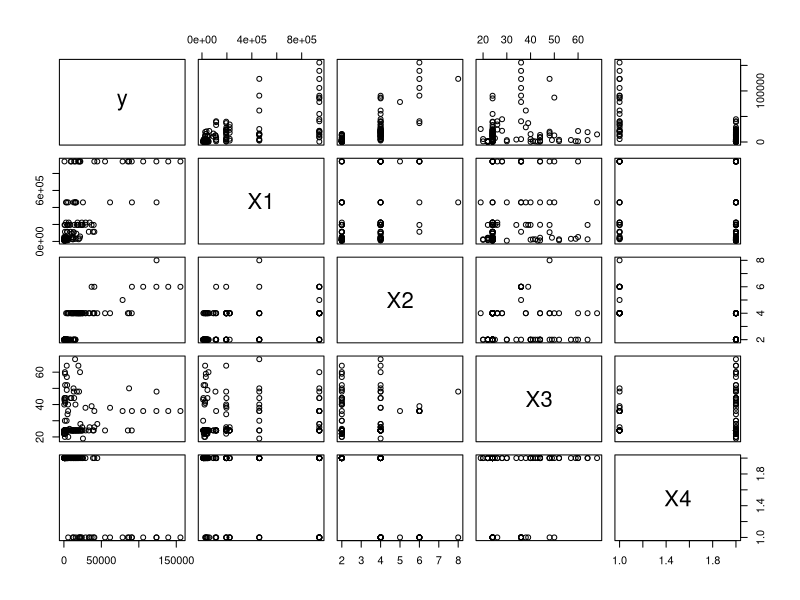
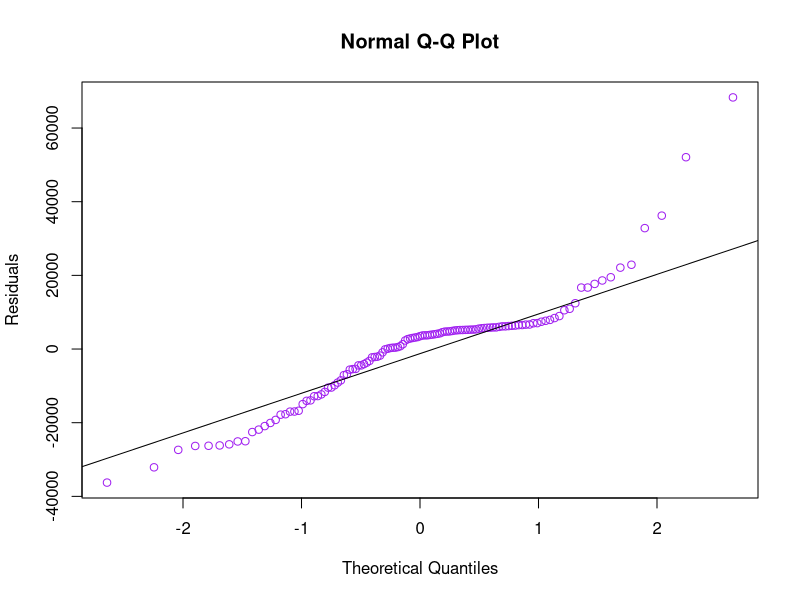
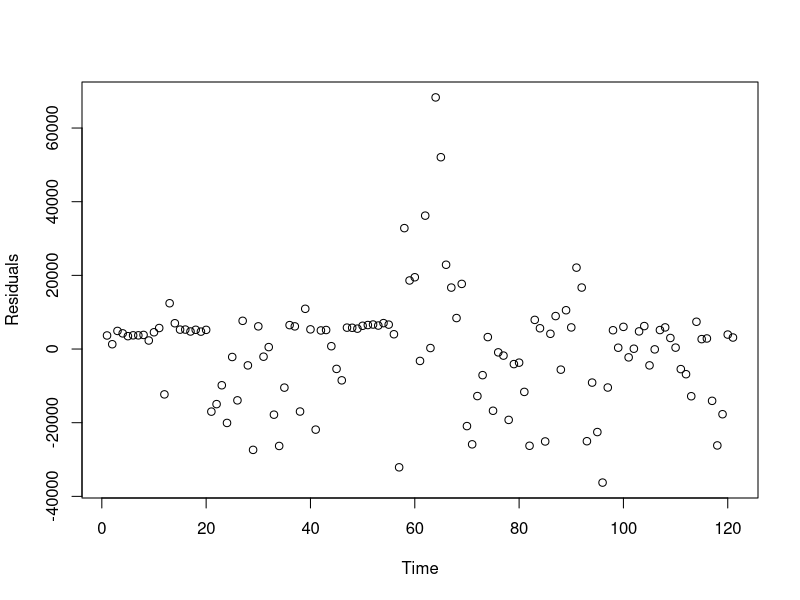
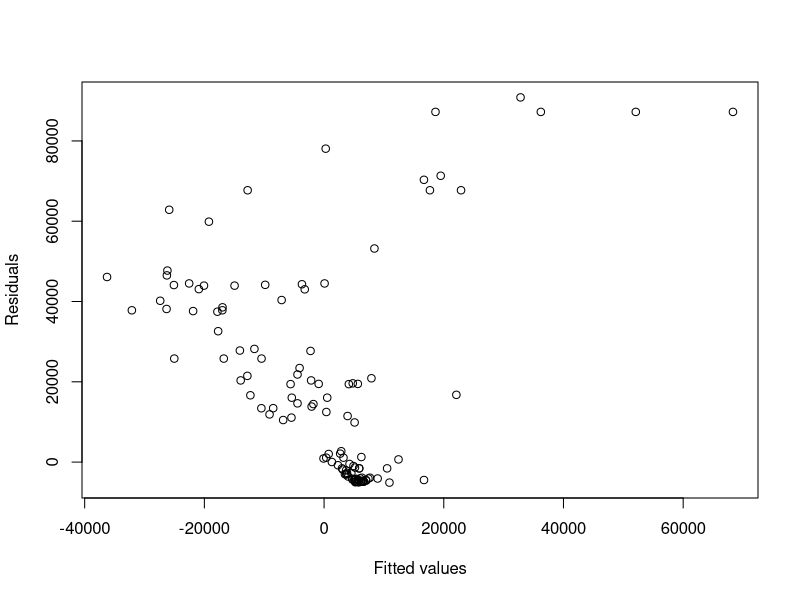
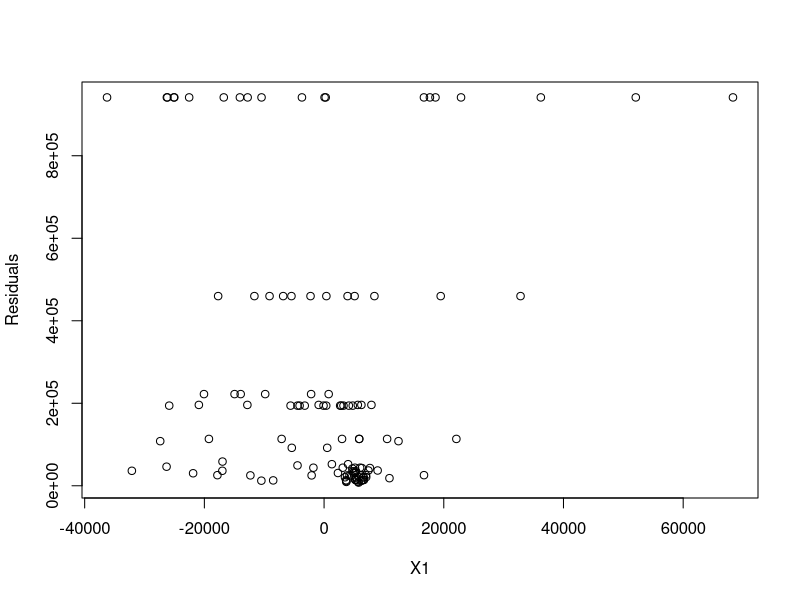
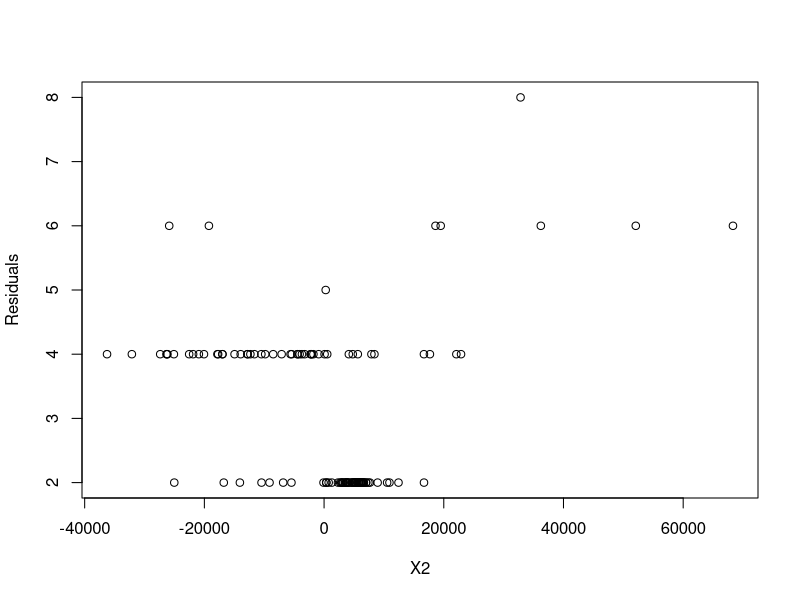
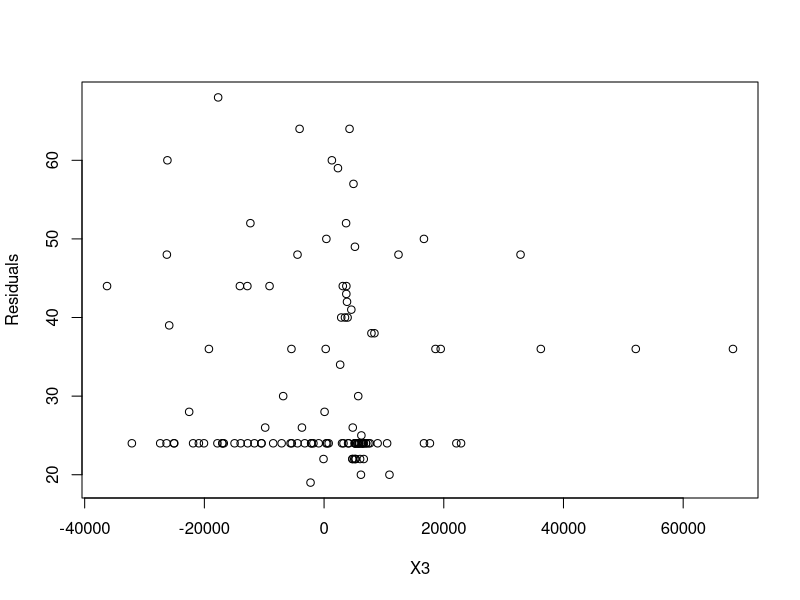

Generate these figures, in order, with R:
#1. load data
trafficdata_raw = read.table("aadt.txt", header = FALSE) #must place the csv file same level as this working file
View(trafficdata_raw)
dim(trafficdata_raw) #121   8

#2. Graphic display of the observed data
trafficdata = data.frame(
  y = trafficdata_raw$V1,
  X1 = trafficdata_raw$V2,
  X2 = trafficdata_raw$V3,
  X3 = trafficdata_raw$V4,
  X4 = trafficdata_raw$V5
)
#scatter plot matrix
plot(trafficdata)

#3. Modeling multiple linear regression with R
mlr = lm(y~X1+X2+X3+X4, data = trafficdata)
summary(mlr)


#4. Adequacy checking (From the viewpoint of the fitted model)

#4.1 Statistical tests for model adequacy

#extract summary statistics
mlr_summary <- summary(mlr)
cat("F-statistic and R-squared:\n")
cat("F-statistic:", mlr_summary$fstatistic[1], "on", 
    mlr_summary$fstatistic[2], "and", mlr_summary$fstatistic[3], "DF\n")
cat("p-value:", pf(mlr_summary$fstatistic[1], 
                   mlr_summary$fstatistic[2], 
                   mlr_summary$fstatistic[3], 
                   lower.tail = FALSE), "\n")
cat("Multiple R-squared:", mlr_summary$r.squared, "\n")
cat("Adjusted R-squared:", mlr_summary$adj.r.squared, "\n\n")

# t-tests for individual coefficients
cat("t-tests for individual coefficients:\n")
coefficients_table <- mlr_summary$coefficients
print(coefficients_table)

#interpretation of t-tests
cat("\nInterpretation of t-tests:\n")
for(i in 1:nrow(coefficients_table)) {
  predictor_name <- rownames(coefficients_table)[i]
  t_value <- coefficients_table[i, "t value"]
  p_value <- coefficients_table[i, "Pr(>|t|)"]
  
  significance <- ifelse(p_value < 0.001, "***",
                        ifelse(p_value < 0.01, "**",
                              ifelse(p_value < 0.05, "*",
                                    ifelse(p_value < 0.1, ".", " "))))
  
  cat(sprintf("H0: β_%s = 0: t = %.3f, p-value = %.4f %s\n", 
              ifelse(i==1, "0 (Intercept)", 
                     ifelse(predictor_name=="X1", "1", 
                            ifelse(predictor_name=="X2", "2", 
                                   ifelse(predictor_name=="X3", "3", "4")))), 
              t_value, p_value, significance))
}

#F-test for overall model significance
cat("\nOverall Model F-test:\n")
cat("H0: β1 = β2 = β3 = β4 = 0\n")
cat("H1: At least one βj ≠ 0\n")
f_pvalue <- pf(mlr_summary$fstatistic[1], 
               mlr_summary$fstatistic[2], 
               mlr_summary$fstatistic[3], 
               lower.tail = FALSE)
cat("F-statistic:", round(mlr_summary$fstatistic[1], 3), "\n")
cat("p-value:", format.pval(f_pvalue), "\n")

if(f_pvalue < 0.05) {
  cat("Conclusion: Reject H0 - The model is statistically significant.\n")
} else {
  cat("Conclusion: Fail to reject H0 - The model is not statistically significant.\n")
}

#R-squared interpretation
cat("\nR-squared Interpretation:\n")
cat("The model explains", round(mlr_summary$r.squared * 100, 1), 
    "% of the variance in AADT.\n")
cat("Adjusted R-squared (penalized for number of predictors):", 
    round(mlr_summary$adj.r.squared * 100, 1), "%\n")

#check if model simplification is needed
cat("\n=== Variable Significance Assessment ===\n")
significant_vars <- rownames(coefficients_table)[coefficients_table[, "Pr(>|t|)"] < 0.05]
non_significant_vars <- rownames(coefficients_table)[coefficients_table[, "Pr(>|t|)"] >= 0.05 & 
                                                     rownames(coefficients_table) != "(Intercept)"]

if(length(non_significant_vars) > 0) {
  cat("Potentially non-significant predictors (p ≥ 0.05):", 
      paste(non_significant_vars, collapse = ", "), "\n")
  cat("Consider removing these variables to simplify the model.\n")
} else {
  cat("All predictors are statistically significant at α = 0.05 level.\n")
}

if(length(significant_vars) > 1) { #excluding the intercept
  cat("Significant predictors:", 
      paste(significant_vars[significant_vars != "(Intercept)"], collapse = ", "), "\n")
}

#from the viewpoint of residuals 
#4.2.1
qqnorm(residuals(mlr),ylab ='Residuals',col="purple")
qqline(residuals(mlr))

#4.2.2
par(mfrow=c(1, 1))

# Plot residuals vs Time
plot(residuals(mlr), ylab='Residuals', xlab='Time')

# Plot residuals vs Fitted values
plot(residuals(mlr), fitted(mlr), ylab='Residuals', xlab='Fitted values')

# Plot residuals vs X1
plot(residuals(mlr), trafficdata$X1, ylab='Residuals', xlab='X1')

# Plot residuals vs X2
plot(residuals(mlr), trafficdata$X2, ylab='Residuals', xlab='X2')

# Plot residuals vs X3
plot(residuals(mlr), trafficdata$X3, ylab='Residuals', xlab='X3')
